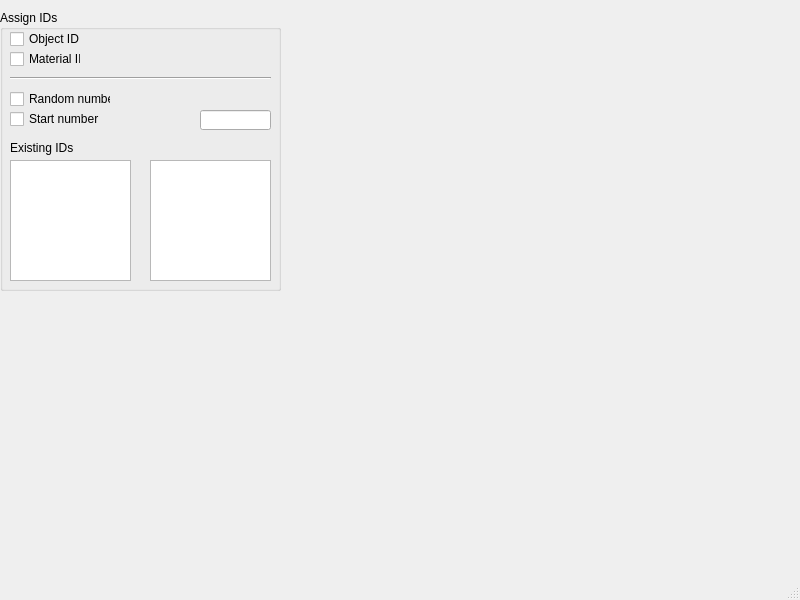
<?xml version="1.0" encoding="UTF-8"?>
<ui version="4.0">
 <class>MainWindow</class>
 <widget class="QMainWindow" name="MainWindow">
  <property name="geometry">
   <rect>
    <x>0</x>
    <y>0</y>
    <width>800</width>
    <height>600</height>
   </rect>
  </property>
  <property name="windowTitle">
   <string>MainWindow</string>
  </property>
  <widget class="QWidget" name="centralwidget">
   <widget class="QGroupBox" name="groupBox">
    <property name="geometry">
     <rect>
      <x>0</x>
      <y>10</y>
      <width>281</width>
      <height>281</height>
     </rect>
    </property>
    <property name="title">
     <string>Assign IDs</string>
    </property>
    <widget class="QCheckBox" name="checkBox">
     <property name="geometry">
      <rect>
       <x>10</x>
       <y>20</y>
       <width>71</width>
       <height>18</height>
      </rect>
     </property>
     <property name="text">
      <string>Object ID</string>
     </property>
    </widget>
    <widget class="QCheckBox" name="checkBox_2">
     <property name="geometry">
      <rect>
       <x>10</x>
       <y>40</y>
       <width>71</width>
       <height>18</height>
      </rect>
     </property>
     <property name="text">
      <string>Material ID</string>
     </property>
    </widget>
    <widget class="QCheckBox" name="checkBox_3">
     <property name="geometry">
      <rect>
       <x>10</x>
       <y>80</y>
       <width>101</width>
       <height>18</height>
      </rect>
     </property>
     <property name="text">
      <string>Random number</string>
     </property>
    </widget>
    <widget class="QCheckBox" name="checkBox_4">
     <property name="geometry">
      <rect>
       <x>10</x>
       <y>100</y>
       <width>101</width>
       <height>18</height>
      </rect>
     </property>
     <property name="text">
      <string>Start number</string>
     </property>
    </widget>
    <widget class="QLineEdit" name="lineEdit">
     <property name="geometry">
      <rect>
       <x>200</x>
       <y>100</y>
       <width>71</width>
       <height>20</height>
      </rect>
     </property>
    </widget>
    <widget class="Line" name="line">
     <property name="geometry">
      <rect>
       <x>10</x>
       <y>60</y>
       <width>261</width>
       <height>16</height>
      </rect>
     </property>
     <property name="orientation">
      <enum>Qt::Horizontal</enum>
     </property>
    </widget>
    <widget class="QListView" name="listView">
     <property name="geometry">
      <rect>
       <x>10</x>
       <y>150</y>
       <width>121</width>
       <height>121</height>
      </rect>
     </property>
    </widget>
    <widget class="QListView" name="listView_2">
     <property name="geometry">
      <rect>
       <x>150</x>
       <y>150</y>
       <width>121</width>
       <height>121</height>
      </rect>
     </property>
    </widget>
    <widget class="QLabel" name="label">
     <property name="geometry">
      <rect>
       <x>10</x>
       <y>130</y>
       <width>71</width>
       <height>16</height>
      </rect>
     </property>
     <property name="text">
      <string>Existing IDs</string>
     </property>
    </widget>
   </widget>
  </widget>
  <widget class="QStatusBar" name="statusbar"/>
 </widget>
 <resources/>
 <connections/>
</ui>
